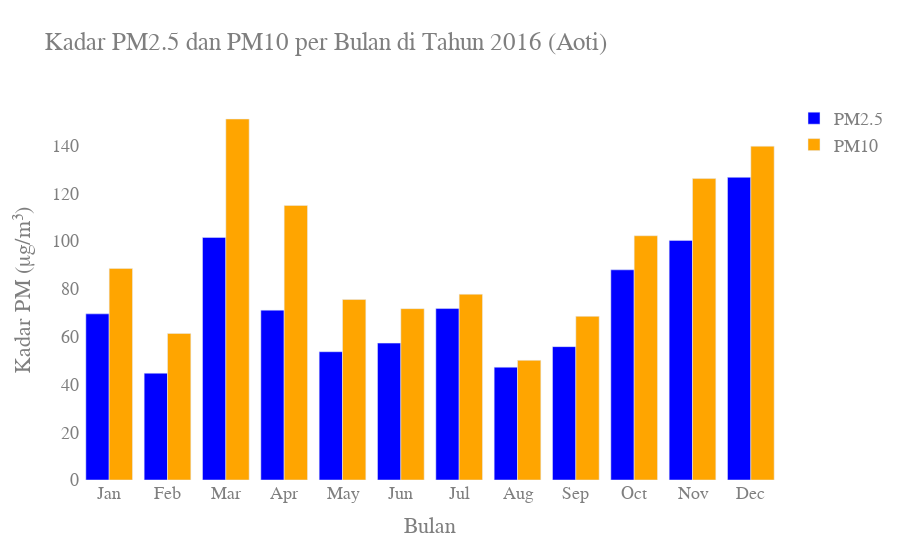

Notebook source saved alongside this figure:
### Code cell
def partikulasi_polusi(df, year, month, day_start, day_end):
    # Filter data sesuai tahun, bulan, dan hari
    mask = (df['year'] == year) & (df['month'] == month) & (df['day'].between(day_start, day_end))
    monthly_data = df[mask]
    
    # Menghitung rata-rata PM2.5 dan PM10
    avg_PM25 = monthly_data['PM2.5'].mean()
    avg_PM10 = monthly_data['PM10'].mean()
    
    return pd.DataFrame({
        'month': [month],
        'avg_PM25': [avg_PM25],
        'avg_PM10': [avg_PM10]
    })

# Buat dictionary untuk menyimpan data per bulan
partikulasi_polusi_aoti_df_harian_2016 = {}

# Loop untuk mengisi data per bulan
months = range(1, 13)
for month in months:
    partikulasi_polusi_aoti_df_harian_2016[month] = partikulasi_polusi(aotizhongxin_df, year=2016, month=month, day_start=1, day_end=30)

# Gabungkan semua dataframe bulanan ke dalam satu dataframe
all_months_data = pd.concat(partikulasi_polusi_aoti_df_harian_2016.values())

# Pastikan urutan bulan benar
all_months_data['month'] = pd.Categorical(all_months_data['month'], categories=list(range(1, 13)), ordered=True)

# Definisikan warna berbeda untuk PM2.5 dan PM10
color_pm25 = 'blue'
color_pm10 = 'orange'

# Membuat plot menggunakan Plotly
fig = go.Figure()

# Tambahkan data untuk PM2.5
fig.add_trace(go.Bar(
    x=all_months_data['month'].astype(str),  # Ubah bulan menjadi string untuk sumbu x
    y=all_months_data['avg_PM25'],
    name='PM2.5',
    marker_color=color_pm25,
    hovertemplate='<b>Bulan %{x}</b><br>PM2.5: %{y:.2f} μg/m³<extra></extra>'
))

# Tambahkan data untuk PM10
fig.add_trace(go.Bar(
    x=all_months_data['month'].astype(str),  # Ubah bulan menjadi string untuk sumbu x
    y=all_months_data['avg_PM10'],
    name='PM10',
    marker_color=color_pm10,
    hovertemplate='<b>Bulan %{x}</b><br>PM10: %{y:.2f} μg/m³<extra></extra>'
))

# Layout dan label
fig.update_layout(
    title='Kadar PM2.5 dan PM10 per Bulan di Tahun 2016 (Aoti)',
    xaxis=dict(
        title='Bulan',  # Menetapkan judul untuk sumbu x
        tickvals=list(range(1, 13)),  # Nilai untuk sumbu x (bulan 1 sampai 12)
        ticktext=['Jan', 'Feb', 'Mar', 'Apr', 'May', 'Jun', 'Jul', 'Aug', 'Sep', 'Oct', 'Nov', 'Dec']  # Label bulan
    ),
    yaxis=dict(title='Kadar PM (μg/m³)'),  # Menetapkan judul untuk sumbu y
    barmode='group',  # Mengelompokkan batang PM2.5 dan PM10
    plot_bgcolor='rgba(0,0,0,0)',  # Warna latar belakang plot
    paper_bgcolor='rgba(0,0,0,0)',  # Warna latar belakang kertas
    font=dict(
        family="Courier New, monospace",  # Jenis font
        size=18,  # Ukuran font
        color="#7f7f7f"  # Warna font
    )
)

# Tampilkan grafik
fig.show()

### Figure 1 — Plotly figure (JSON) as saved in the notebook; plotly's stock layout.template omitted (floating-point values rounded to 4 significant figures)
{"data": [{"hovertemplate": "<b>Bulan %{x}</b><br>PM2.5: %{y:.2f} μg/m³<extra></extra>", "marker": {"color": "blue"}, "name": "PM2.5", "type": "bar", "x": ["1", "2", "3", "4", "5", "6", "7", "8", "9", "10", "11", "12"], "y": [69.55, 44.7, 101.5, 71.11, 53.69, 57.3, 71.77, 47.22, 55.83, 87.97, 100.3, 126.7]}, {"hovertemplate": "<b>Bulan %{x}</b><br>PM10: %{y:.2f} μg/m³<extra></extra>", "marker": {"color": "orange"}, "name": "PM10", "type": "bar", "x": ["1", "2", "3", "4", "5", "6", "7", "8", "9", "10", "11", "12"], "y": [88.56, 61.35, 151.1, 114.9, 75.55, 71.73, 77.76, 50.08, 68.5, 102.2, 126.2, 139.7]}], "layout": {"barmode": "group", "font": {"color": "#7f7f7f", "family": "Courier New, monospace", "size": 18}, "paper_bgcolor": "rgba(0,0,0,0)", "plot_bgcolor": "rgba(0,0,0,0)", "title": {"text": "Kadar PM2.5 dan PM10 per Bulan di Tahun 2016 (Aoti)"}, "xaxis": {"ticktext": ["Jan", "Feb", "Mar", "Apr", "May", "Jun", "Jul", "Aug", "Sep", "Oct", "Nov", "Dec"], "tickvals": [1, 2, 3, 4, 5, 6, 7, 8, 9, 10, 11, 12], "title": {"text": "Bulan"}}, "yaxis": {"title": {"text": "Kadar PM (μg/m³)"}}}}
